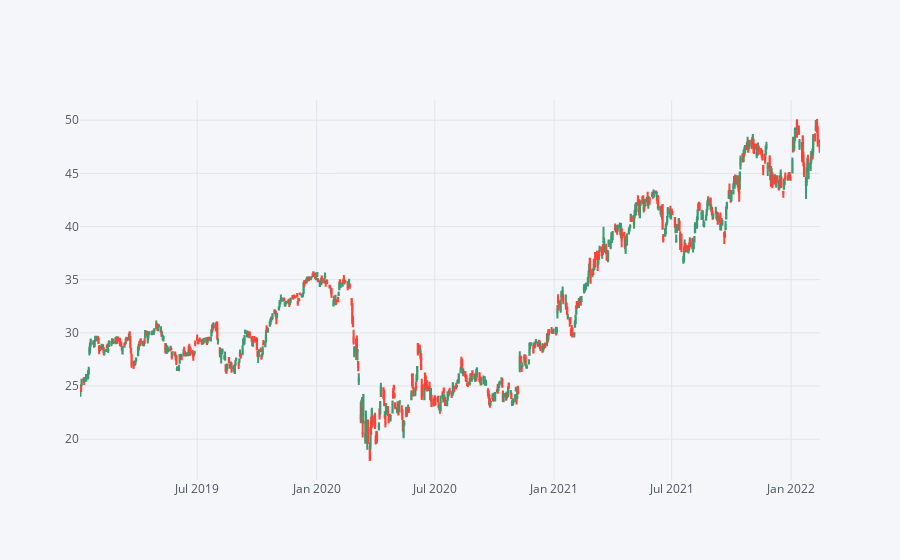

The notebook cell this image was saved under:
### Code cell
bac15 = BAC[['Open', 'High', 'Low', 'Close']].loc['2019-01-01':'2023-01-1']
bac15.iplot(kind='candle')

### Figure 1 — Plotly figure (JSON) as saved in the notebook; plotly's stock layout.template omitted (floating-point values rounded to 4 significant figures; data arrays with more than 128 entries replaced by an {"elided": "..."} marker saying what was removed)
{"data": [{"close": {"elided": "787 float values"}, "high": {"elided": "787 float values"}, "low": {"elided": "787 float values"}, "open": {"elided": "787 float values"}, "showlegend": false, "type": "candlestick", "x": {"elided": "787 str values"}, "yaxis": "y2"}], "layout": {"legend": {"bgcolor": "#F5F6F9", "font": {"color": "#4D5663"}}, "paper_bgcolor": "#F5F6F9", "plot_bgcolor": "#F5F6F9", "title": {"font": {"color": "#4D5663"}}, "xaxis": {"gridcolor": "#E1E5ED", "rangeslider": {"visible": false}, "showgrid": true, "tickfont": {"color": "#4D5663"}, "title": {"font": {"color": "#4D5663"}, "text": ""}, "zerolinecolor": "#E1E5ED"}, "yaxis": {"gridcolor": "#E1E5ED", "showgrid": true, "showticklabels": false, "tickfont": {"color": "#4D5663"}, "title": {"font": {"color": "#4D5663"}, "text": ""}, "zerolinecolor": "#E1E5ED"}, "yaxis2": {"gridcolor": "#E1E5ED", "showgrid": true, "tickfont": {"color": "#4D5663"}, "title": {"font": {"color": "#4D5663"}, "text": ""}, "zerolinecolor": "#E1E5ED"}}}
